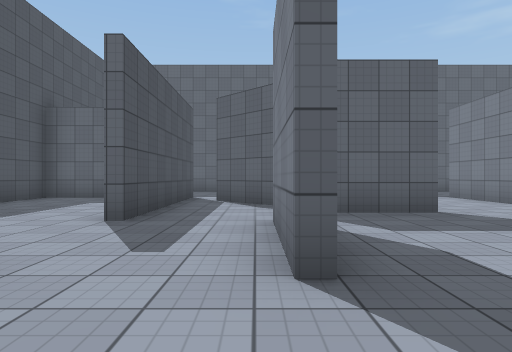
View 1 (above)

23 first-person views from a walk through a scene from a Unity 3-D project. The camera is 1.2 m above the floor, looks level and sees 75° across. The floor is counted in squares, 2 m on a side. Each view is taken from the middle of a square. On the plan, view 1 faces up. The plan holds only what a view shows up to about 10 squares ahead; the rest is blank. Some animated figures are left out. Surface patterns are stand-ins for the level's own textures.

View 2
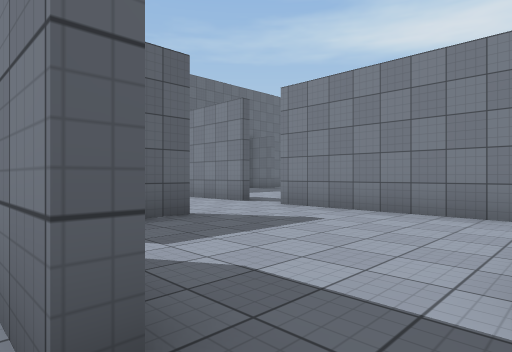

View 3
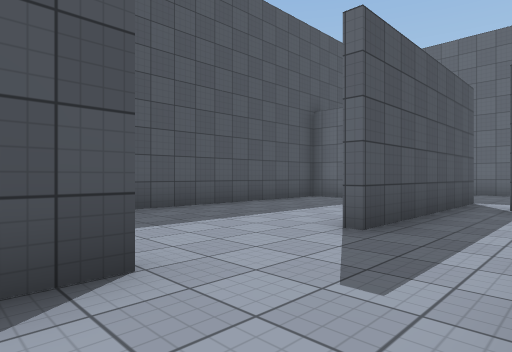

View 4
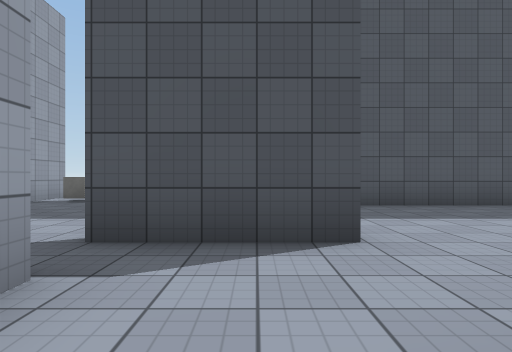

View 5
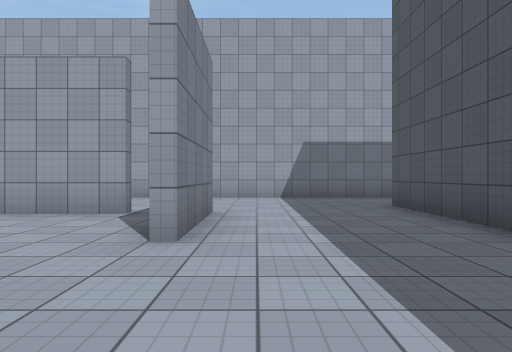

View 6
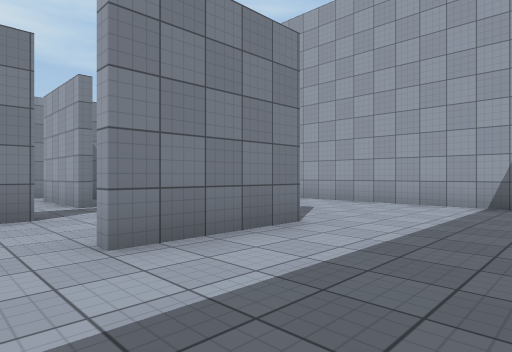

View 7
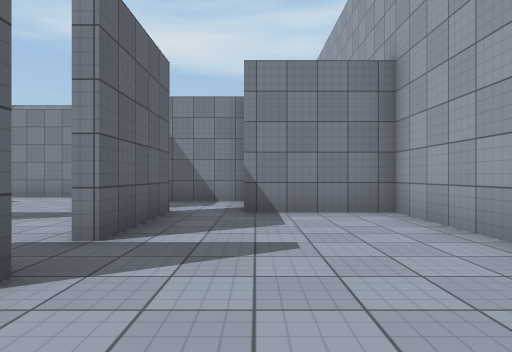

View 8
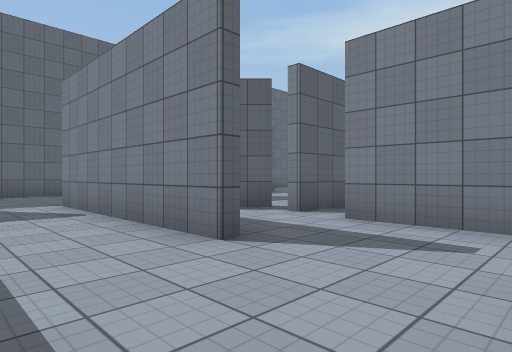

View 9
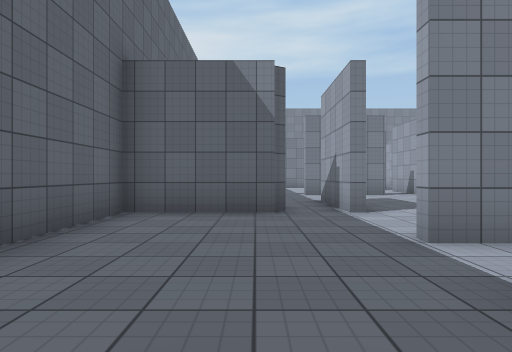

View 10
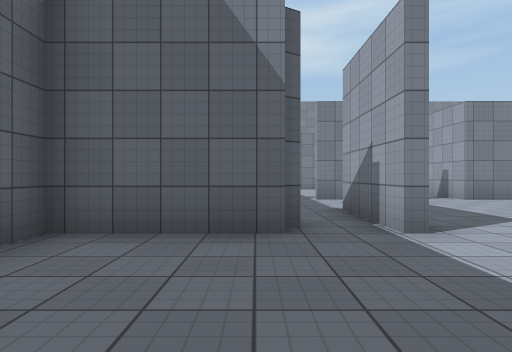

View 11
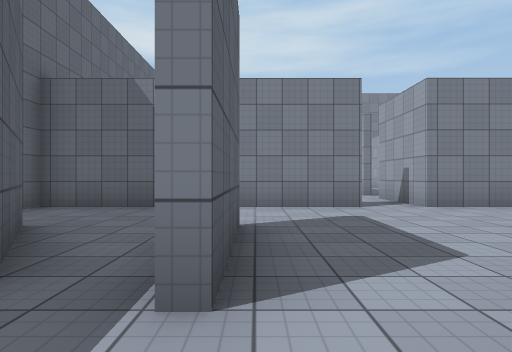

View 12
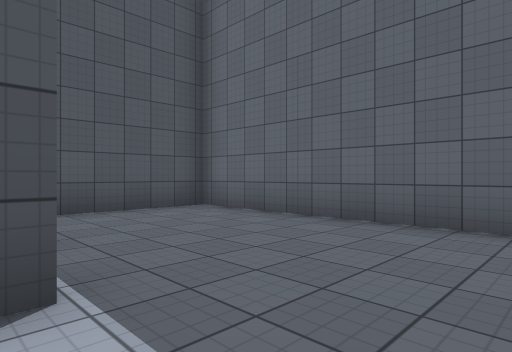

View 13
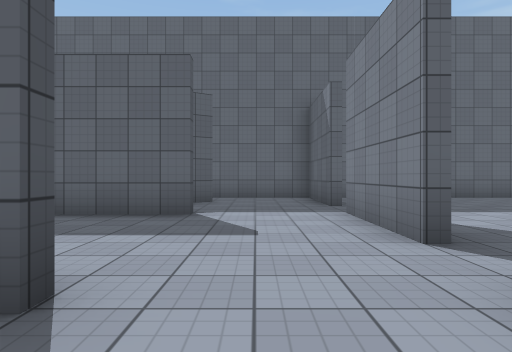

View 14
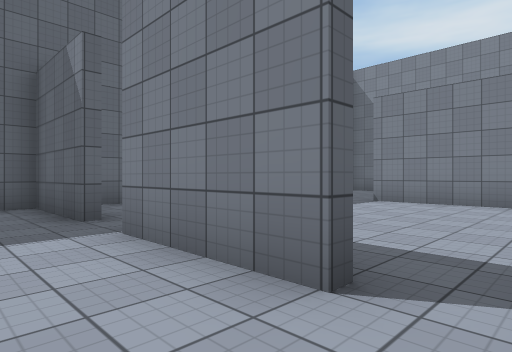

View 15
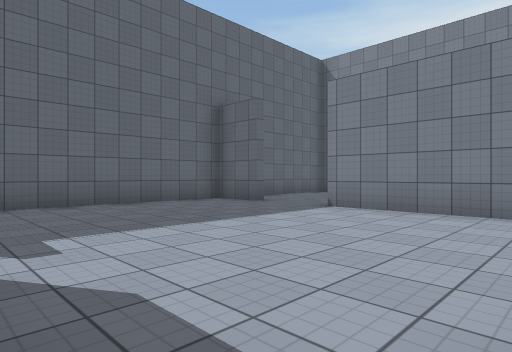

View 16
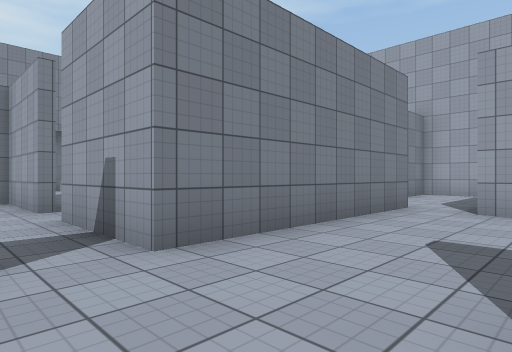

View 17
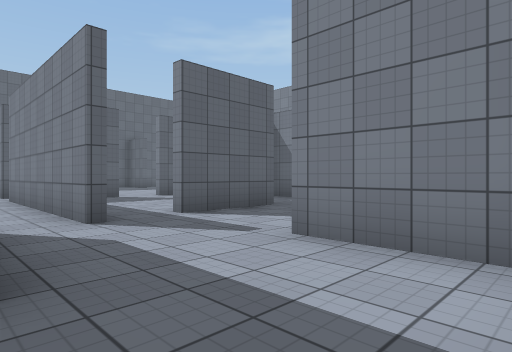

View 18
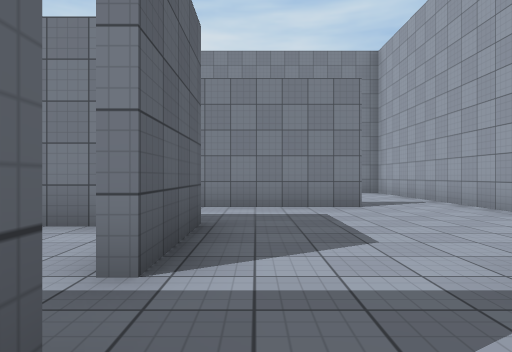

View 19
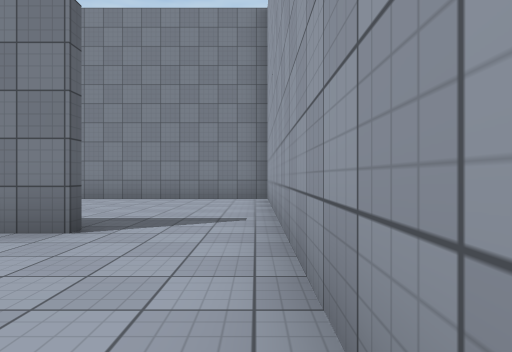

View 20
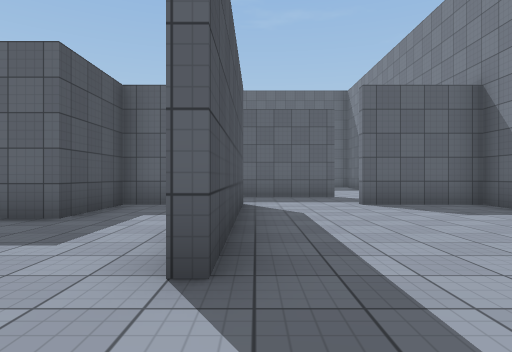

View 21
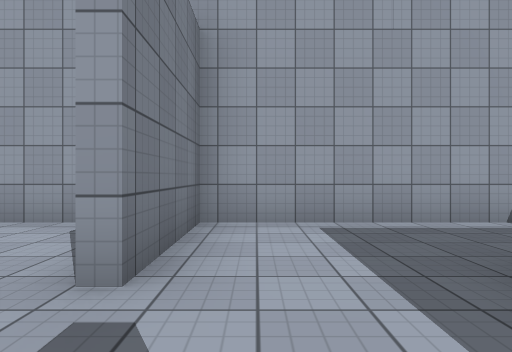

View 22
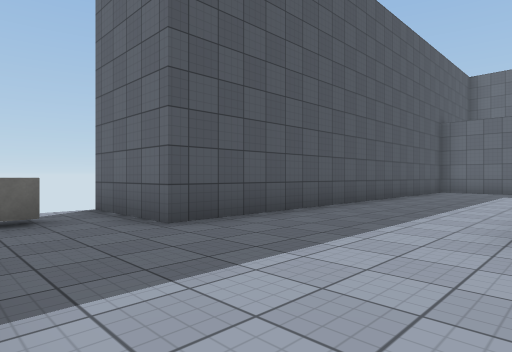

View 23
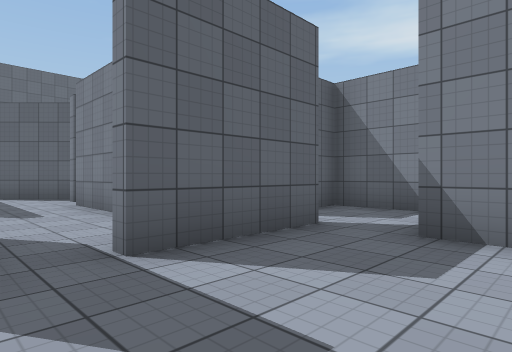

### Floor plan
Ten units are one square. View 1 is at (0, 0); x grows to the right and y downward. Boxes are objects, and circles mark ways between rooms. Rooms are numbered by the first view taken in them; rooms with no view inside come last. Other rooms are left out.
<svg viewBox="-89 -137 261 192">
<path fill="none" stroke="#000" d="M30 -54 4 -54M16 -9 42 -9M55 -16 55 -57M-10 3 11 3M-20 -20 -20 6M-23 6 -23 -20M2 -19 2 -45M-20 -44 -20 -95M16 6 -10 6M-84 43 15 43 15 18M-41 -92 -58 -92 -58 18 -82 18M-18 -95 -18 -80M5 -106 5 -132 -58 -132 -58 -104M30 -92 5 -92M55 -106 55 -132M55 -69 55 -95M30 -118 12 -107M4 -94 29 -94M55 -57 65 -57M26 43 67 43 67 18M55 -4 55 -16M115 21 115 -28M82 43 114 43M101 -29 92 -29 92 -7 69 -7M167 -21 167 -29 141 -29M117 -32 117 21M114 43 164 43M167 44 167 -6M142 -54 117 -54M117 -116 117 -132 64 -132M92 -57 117 -57 117 -98M65 -57 80 -57M90 -19 90 -26M9 -63 -10 -82M-18 -80 -18 -44M40 18 40 -7 34 -7"/>
<rect x="-75" y="25" width="10" height="10" fill="#bbb"><title>other object</title></rect>
<circle cx="0" cy="-10" r="3" fill="#2a7"/>
<circle cx="45" cy="-50" r="3" fill="#2a7"/>
<circle cx="50" cy="-10" r="3" fill="#2a7"/>
<circle cx="20" cy="0" r="3" fill="#2a7"/>
<circle cx="-30" cy="-90" r="3" fill="#2a7"/>
<circle cx="-10" cy="-40" r="3" fill="#2a7"/>
<circle cx="15" cy="-100" r="3" fill="#2a7"/>
<circle cx="-10" cy="-80" r="3" fill="#2a7"/>
<circle cx="60" cy="-100" r="3" fill="#2a7"/>
<circle cx="60" cy="-60" r="3" fill="#2a7"/>
<circle cx="10" cy="-60" r="3" fill="#2a7"/>
<circle cx="55" cy="20" r="3" fill="#2a7"/>
<circle cx="70" cy="5" r="3" fill="#2a7"/>
<circle cx="120" cy="35" r="3" fill="#2a7"/>
<circle cx="70" cy="-10" r="3" fill="#2a7"/>
<circle cx="90" cy="-50" r="3" fill="#2a7"/>
<circle cx="90" cy="-40" r="3" fill="#2a7"/>
<text x="30" y="-30">1</text>
<text x="-30" y="-10">2</text>
<text x="-20" y="-110">3</text>
<text x="40" y="-90">4</text>
<text x="50" y="30">5</text>
<text x="50" y="0">6</text>
<text x="90" y="10">7</text>
<text x="140" y="0">8</text>
<text x="90" y="-100">9</text>
<text x="70" y="-30">10</text>
<text x="-10" y="-60">11</text>
<text x="20" y="0">12</text>
</svg>
Room 1 opens to room 2. Room 1 opens to room 4. Room 1 opens to room 6. Room 1 opens to room 12. Room 2 opens to room 3. Room 2 opens to room 11. Room 3 opens to room 4. Room 3 opens to room 11. Room 4 opens to room 9. Room 4 opens to room 11. Room 5 opens to room 6. Room 6 opens to room 7. Room 7 opens to room 8. Room 7 opens to room 10. Room 8 opens to room 9. Room 8 opens to room 10.

Where each view was taken, in squares from view 1:
view 1: 0 up, 0 right, facing up
view 2: 1 up, 0 right, facing up-right
view 3: 1 up, 0 right, facing up-left
view 4: 1 up, 1 right, facing left
view 5: 5 up, 3 left, facing down
view 6: 3 up, 5 left, facing down-right
view 7: 2 down, 4 left, facing right
view 8: 2 up, 4 left, facing up-right
view 9: 11 up, 5 left, facing right
view 10: 11 up, 3 left, facing right
view 11: 9 up, 1 left, facing right
view 12: 9 up, 0 right, facing up-left
view 13: 4 up, 4 right, facing up
view 14: 6 up, 4 right, facing up-right
view 15: 6 up, 6 right, facing up-right
view 16: 7 up, 3 right, facing down-right
view 17: 4 down, 4 right, facing up-right
view 18: 0 up, 5 right, facing right
view 19: 4 down, 8 right, facing right
view 20: 4 down, 12 right, facing up
view 21: 0 up, 6 right, facing down
view 22: 4 down, 2 left, facing up-left
view 23: 3 down, 2 left, facing up-right
